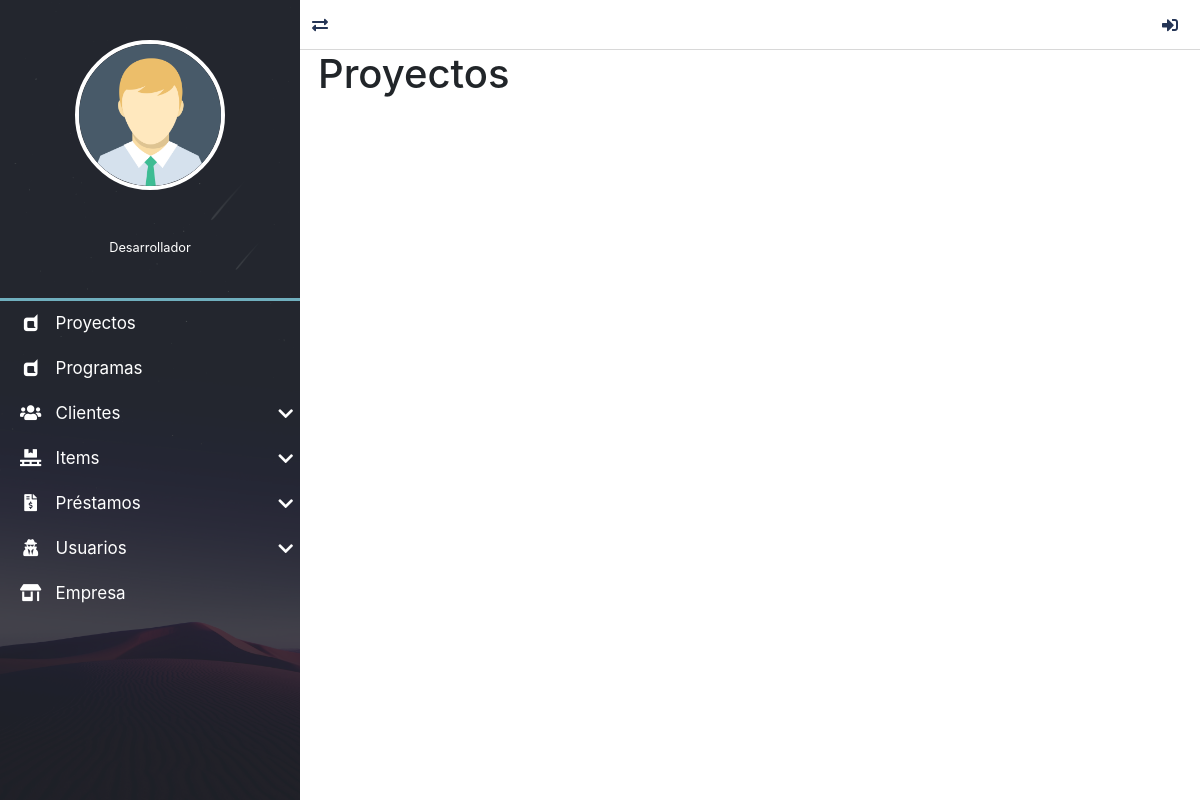
The page /programas/create/ on the database as committed earlier.
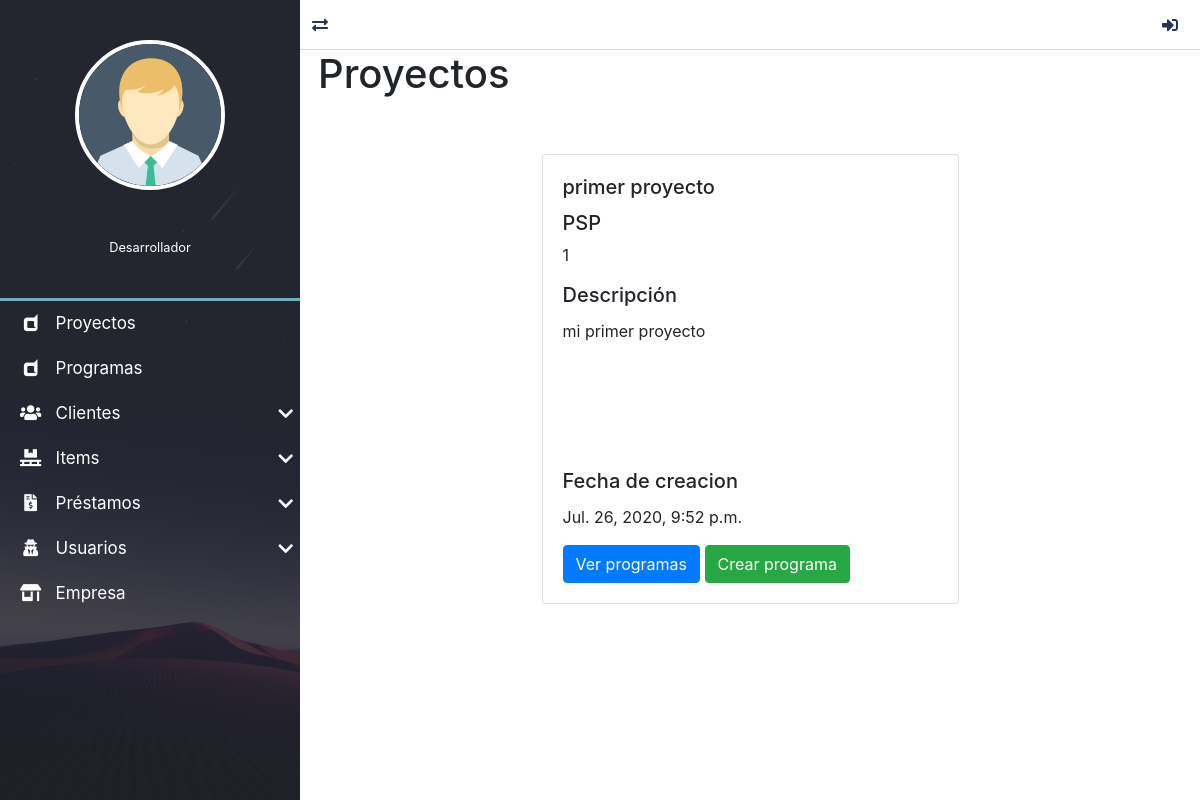
The same page on the database as committed later.
### proyectos/models.py (models this page shows)
class Proyecto(models.Model):
    nombre=models.CharField(max_length=50, verbose_name="Nombre")
    id_proceso = models.ForeignKey("mainApp.Proceso", verbose_name="Proceso", on_delete=models.CASCADE)
    descripcion=models.TextField(verbose_name="Descripcion")
    fechaInicio=models.DateTimeField(auto_now_add=True, verbose_name="fechaCreacion")
    ultimaActualizacion=models.DateTimeField(auto_now=True, verbose_name="Actualizado")
    class Meta:
        verbose_name ="Proyecto"
        verbose_name_plural ="Proyectos"
    def __str__(self):
        return self.nombre

### programas/views.py (the view)
# urls.py: path('programas/create/', programaP.ProgramaCreate.as_view(), name='proyectos'),
class ProgramaCreate(CreateView):
    model = Programa
    form_class = ProgramaForm
    success_url = reverse_lazy('proyectos')

### mainApp/context_processors.py (called while the page is built)
def get_programasDeUsuario(request):
    programas= Programa.objects.all()
    return {'lista_programas':programas}

def get_lenguajes(request):
    lenguajes = Lenguaje.objects.all()
    return {'lista_lenguajes':lenguajes}

def get_medidas(request):
    medidas = Medida.objects.all()
    return {'lista_medidas':medidas}

### mainApp/models.py (called while the page is built)
    def __str__(self):
        return self.nombre

    def __str__(self):
        return self.nombre

### proyectos/context_processors.py (called while the page is built)
def get_proyecto(request):
    proyecto= Proyecto.objects.values_list('id','nombre','id_proceso' ,'descripcion', 'fechaInicio')
    return {
        'proyectos':proyecto
    }

### programas/templates/programas/programa_form.html (shortened to what this page needs)
{% extends 'layouts/layout.html' %}
{% block content %}
    <h1>Proyectos</h1>
    <div class="row mb-5" onload="activarModal()">
        {% for proyecto in proyectos %}
            <div class="col-sm-6 mt-5 container" style="max-width: 30rem;">
                <div class="box-projecto card" >
                    <div class="card-body">
                        <h5 class="card-title">{{proyecto.1}} </h5>
                        <h5>PSP</h5>
                        <p>{{proyecto.2}} </p>
                        <h5 class="card-title">Descripción</h5>
                        <div class="scroll-project-description">
                            <p class="card-text">{{proyecto.3}} </p>
                        </div>
                        <h5 class="card-title">Fecha de creacion</h5>
                        <p>{{proyecto.4}} </p>
                        <a href="#" class="btn btn-primary">Ver programas</a>
                        <a class="btn btn-success" data-toggle="modal" data-target="#modalCreateProgram" href="{% url 'program_create'%}">Crear programa</a>
                    </div>
                </div>
            </div>
        {% endfor %}
    </div>
{% endblock content %}

### mainApp/templates/layouts/layout.html (shortened to what this page needs)
{% load static %}
<!DOCTYPE html>
<html lang="es">
<head>
	<link rel="stylesheet" href="{% static 'dashboar/css/normalize.css' %}">
	<link rel="stylesheet" href="{% static 'dashboar/css/style.css' %}">
	<link rel="stylesheet" href="{% static 'dashboar/css/all.css' %}">
	<link rel="stylesheet" href="{% static 'dashboar/css/sweetalert2.min.css' %}">
	<link rel="stylesheet" href="{% static 'dashboar/css/jquery.mCustomScrollbar.css' %}">
	<link rel="stylesheet" href="https://stackpath.bootstrapcdn.com/bootstrap/4.5.0/css/bootstrap.min.css">
	<link rel="stylesheet" type="text/css" href="{% static 'css/style.css' %}">
</head>
<body>
	<main class="full-box main-container">
		<section class="full-box nav-lateral">
			<div class="full-box nav-lateral-content">
				<figure class="full-box nav-lateral-avatar">
					<img src=" {% static 'dashboar/assets/avatar/Avatar.png' %}" class="img-fluid" alt="Avatar">
					<figcaption class="roboto-medium text-center">
						{{request.user.first_name}} <br>
						{% if request.user.is_staff %}
							<small class="roboto-condensed-light">Administrador</small>
						{% else %}
							<small class="roboto-condensed-light">Desarrollador</small>
						{% endif %}
					</figcaption>
				</figure>
				<div class="full-box nav-lateral-bar"></div>
				<nav class="full-box nav-lateral-menu">
					<ul>
						<li>
							<a href=" {% url 'proyectos' %}"><i class="fab fa-dashcube fa-fw"></i> &nbsp; Proyectos</a>
						</li>
						<li>
							<a href=" {% url 'programas' %}"><i class="fab fa-dashcube fa-fw"></i> &nbsp; Programas</a>
						</li>
						<li>
							<a href="#" class="nav-btn-submenu"><i class="fas fa-users fa-fw"></i> &nbsp; Clientes <i class="fas fa-chevron-down"></i></a>
						</li>
						<li>
							<a href="#" class="nav-btn-submenu"><i class="fas fa-pallet fa-fw"></i> &nbsp; Items <i class="fas fa-chevron-down"></i></a>
						</li>
						<li>
							<a href="#" class="nav-btn-submenu"><i class="fas fa-file-invoice-dollar fa-fw"></i> &nbsp; Préstamos <i class="fas fa-chevron-down"></i></a>
						</li>
						<li>
							<a href="#" class="nav-btn-submenu"><i class="fas  fa-user-secret fa-fw"></i> &nbsp; Usuarios <i class="fas fa-chevron-down"></i></a>
						</li>
						<li>
							<a href="company.html"><i class="fas fa-store-alt fa-fw"></i> &nbsp; Empresa</a>
						</li>
					</ul>
				</nav>
			</div>
		</section>
		<section class="full-box page-content">
			<nav class="full-box navbar-info">
				<a href="#" class="float-left show-nav-lateral">
					<i class="fas fa-exchange-alt"></i>
				</a>
				{% if user.email %}
					{% if title != 'Perfil de usuario' %}
						<a href="{% url 'editPerfilUs' %}">
							<i class="fas fa-user-cog"></i>
						</a>
					{% endif %}
					<a href="#" class="btn-exit-system">
						<i class="fas fa-power-off"></i>
					</a>
				{% else %}
					<a href="{% url 'log_in' %}">
						<i class="fas fa-sign-in-alt"></i>
					</a>
				{% endif %}
			</nav>
			 <div class="content-box">
				{% block content %}
				{% endblock content %}
			</div>
		</section>
	</main>
</body>
</html>

### mainApp/static/dashboar/css/style.css (style rules this page uses)
:root { --color-one: #F5F5F5; --color-two: #24292E; --color-three: #70afbe; --form-color: #14111A; --accent-color: #253556; --border-color: #D8D8D8; }
body,html { width: 100vw; height: 100vh; background-color: var(--color-one); color: #333; font-size: 16px; }
.full-box { margin: 0; padding: 0; box-sizing: border-box; width: 100%; }
.main-container { height: 100%; position: absolute; top: 0; left: 0; overflow: hidden; }
.page-content, .nav-lateral { height: 100%; overflow: hidden; }
.page-content { position: relative; padding-left: 300px; transition: all .2s ease-in-out; padding-bottom: 20px; }
.nav-lateral { width: 300px; position: absolute; top: 0; left: 0; z-index: 1; transition: all .2s ease-in-out; background-image: url('../assets/img/nav-font.jpg'); background-position: center center; background-size: cover; }
.nav-lateral-content { max-width: 300px; height: 100%; background-color: rgba(36, 41, 46, .8); }
.nav-lateral-bar { height: 3px; background-color: var(--color-three); }
.nav-lateral-avatar { padding: 40px 0; }
.nav-lateral-avatar img { width: 50%; margin: 0 auto; display: block; border: 4px solid #FFF; border-radius: 100%; }
.nav-lateral-avatar figcaption { margin-top: 20px; color: #FFF; }
.nav-lateral-menu { height: auto; }
.nav-lateral-menu ul { margin: 0; padding: 0; list-style: none; }
.nav-lateral-menu ul li { width: 100%; height: auto; }
.nav-lateral-menu ul li a { display: block; width: 100%; height: 45px; line-height: 45px; text-decoration: none; color: #FFF; font-size: 17px; box-sizing: border-box; padding-left: 20px; transition: all .2s ease-in-out; }
.nav-lateral-menu .fa-chevron-down, .nav-lateral-menu .fa-chevron-up { float: right; height: 45px; line-height: 45px; margin-right: 7px; transition: all .2s ease-in-out; }
.navbar-info { height: 50px; border-bottom: 1px solid var(--border-color); text-align: right; padding-right: 10px; }
.navbar-info a { color: var(--accent-color); height: 50px; min-width: 40px; text-align: center; line-height: 50px; display: inline-block; transition: all .2s ease-out; user-select: none; }
.content-box { margin-left: 2%; margin-right: 2%; }

### mainApp/static/dashboar/css/all.css (style rules this page uses)
.fa, .fas, .far, .fal, .fab { -moz-osx-font-smoothing: grayscale; -webkit-font-smoothing: antialiased; display: inline-block; font-style: normal; font-variant: normal; text-rendering: auto; line-height: 1; }
.fa-fw { text-align: center; width: 1.25em; }
.fa-chevron-down:before { content: "\f078"; }
.fa-dashcube:before { content: "\f210"; }
.fa-exchange-alt:before { content: "\f362"; }
.fa-file-invoice-dollar:before { content: "\f571"; }
.fa-pallet:before { content: "\f482"; }
.fa-sign-in-alt:before { content: "\f2f6"; }
.fa-store-alt:before { content: "\f54f"; }
.fa-user-secret:before { content: "\f21b"; }
.fa-users:before { content: "\f0c0"; }
.fab { font-family: 'Font Awesome 5 Brands'; }
.fa, .fas { font-family: 'Font Awesome 5 Free'; font-weight: 900; }

### mainApp/static/css/style.css (style rules this page uses)
:root { --fondo: url("../img/fondoLogin.png"); --porsentaje-borde-radius: 5%; --px-borde-radius: 4px; --bac-color: #70afbe; --shadow-box: 0px 4px 18px 3px rgba(0,0,0,0.75);; }
.card { transition: box-shadow 0.5s; }
.scroll-project-description { overflow-y: scroll; height: 150px; }

Rows that differ between the two databases and show on the page:
added Proyecto: nombre "primer proyecto", proyecto "1", descripcion "mi primer proyecto", fechaInicio "Jul. 26, 2020, 9:52 p.m."
